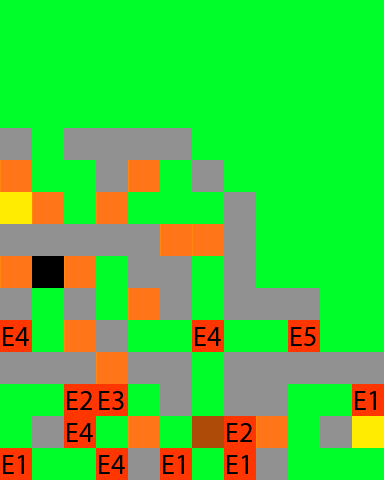

A 2D game scene composited from a Tiled map and its tileset images. What follows is a short description and the map's XML, with each tile layer's data collapsed to a summary:
An orthogonal 12x15 tile map with 32x32 px tiles, 1 tile layer (Tile Layer 1).

<map version="1.0" orientation="orthogonal" renderorder="right-down" width="12" height="15" tilewidth="32" tileheight="32" nextobjectid="1">
 <tileset firstgid="1" name="tiles" tilewidth="32" tileheight="32">
  <image source="MAPS/TILED_tiles.png" width="128" height="128" />
  <tile id="6">
   <properties>
    <property name="TILED_enemy" value="1" />
   </properties>
  </tile>
  <tile id="7">
   <properties>
    <property name="TILED_enemy" value="2" />
   </properties>
  </tile>
  <tile id="8">
   <properties>
    <property name="TILED_enemy" value="3" />
   </properties>
  </tile>
  <tile id="9">
   <properties>
    <property name="TILED_enemy" value="4" />
   </properties>
  </tile>
  <tile id="10">
   <properties>
    <property name="TILED_enemy" value="5" />
   </properties>
  </tile>
  <tile id="11">
   <properties>
    <property name="TILED_enemy" value="6" />
   </properties>
  </tile>
  <tile id="12">
   <properties>
    <property name="TILED_enemy" value="7" />
   </properties>
  </tile>
  <tile id="13">
   <properties>
    <property name="TILED_enemy" value="8" />
   </properties>
  </tile>
  <tile id="14">
   <properties>
    <property name="TILED_enemy" value="9" />
   </properties>
  </tile>
  <tile id="15">
   <properties>
    <property name="TILED_enemy" value="10" />
   </properties>
  </tile>
 </tileset>
 <layer name="Tile Layer 1" width="12" height="15">
  <data>[180 cells, 179 non-empty, 10 distinct tile ids]</data>
 </layer>
</map>
